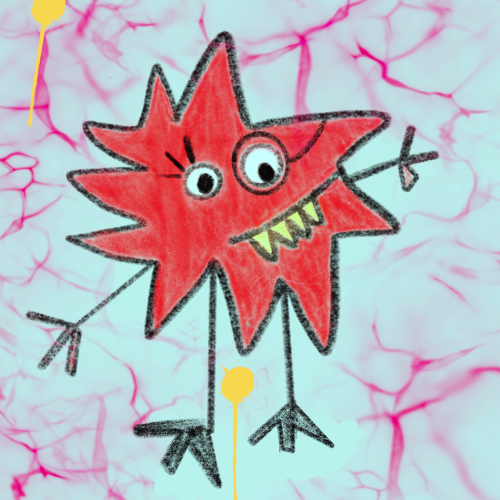
#> input picture monster.png, 1000 x 1000 px (shown at 1/2 size)
$ python Act-05.py
#> lines starting #> are read from the running program, lines starting #| are printed output that depends on the picture
# Actividad 05, Examen de Mapas de Bits --- 19-08-24
# Gustavo Carrasco

from PIL import Image
import os

def solicitar_datos():
    ruta_img = input("Ingrese la ruta de su imagen preferida: ")
#> the answer given: monster.png
    ruta_marca_agua = input("Ingrese la ruta de la imagen de la marca de agua: ")
#> the answer given: monster.png

    print("Opciones de ubicación para la marca de agua:")
    print("1. Superior izquierda")
    print("2. Superior derecha")
    print("3. Inferior izquierda")
    print("4. Inferior derecha")

    opcion = input("Esjoca una opción (1-4): ")
#> the answer given: 1

    ubicaciones = {
        "1": "superior izquierda",
        "2": "superior derecha",
        "3": "inferior izquierda",
        "4": "inferior derecha"
    }

    if opcion not in ubicaciones:
        print("Opción no válida. Inténtalo de nuevo.")
        return None, None, None

    return ruta_img, ruta_marca_agua, ubicaciones[opcion]

def agregar_marca_agua(ruta_img, ruta_marca_agua, ubicacion):
#> called with ruta_img = 'monster.png', ruta_marca_agua = 'monster.png', ubicacion = 'superior izquierda'
    try:
        imagen = Image.open(ruta_img)
#> imagen is the input picture: PIL image 1000x1000 RGB; mean R, G, B 187.5, 179.7, 186.3
        marca_agua = Image.open(ruta_marca_agua).convert("RGBA")
    except FileNotFoundError:
        print("No se encontró su imagen o la marca de agua en la ruta especificada.")
        return

    if marca_agua.size[0] > imagen.size[0] or marca_agua.size[1] > imagen.size[1]:
        marca_agua.thumbnail((imagen.size[0] // 3, imagen.size[1] // 3))

    margen = 50
    if ubicacion == "superior izquierda":
        posicion = (margen, margen)
    elif ubicacion == "superior derecha":
        posicion = (imagen.size[0] - marca_agua.size[0] - margen, margen)
    elif ubicacion == "inferior izquierda":
        posicion = (margen, imagen.size[1] - marca_agua.size[1] - margen)
    elif ubicacion == "inferior derecha":
        posicion = (imagen.size[0] - marca_agua.size[0] - margen, imagen.size[1] - marca_agua.size[1] - margen)

    imagen.paste(marca_agua, posicion, marca_agua)
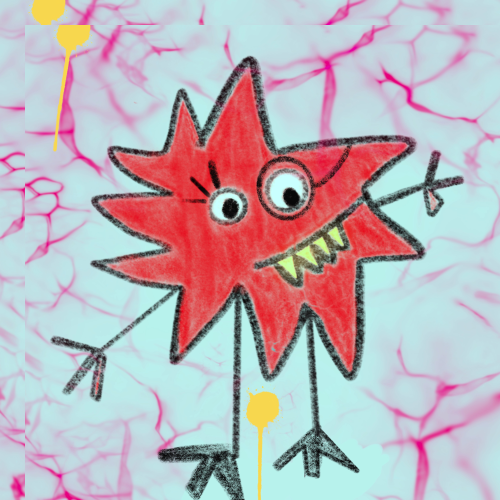
#> imagen: PIL image 1000x1000 RGB (shown at 1/2 size); mean R, G, B 188.1, 178.2, 185.3

    nombre_guardado = f"{os.path.splitext(os.path.basename(ruta_img))[0]}_marcada.png"
    imagen.save(nombre_guardado)

    print(f"Su Imagen marcada fue guardada como: {nombre_guardado}")

if __name__ == "__main__":

    ruta_img, ruta_marca_agua, ubicacion = solicitar_datos()

    if ruta_img and ruta_marca_agua and ubicacion:
        agregar_marca_agua(ruta_img, ruta_marca_agua, ubicacion)
